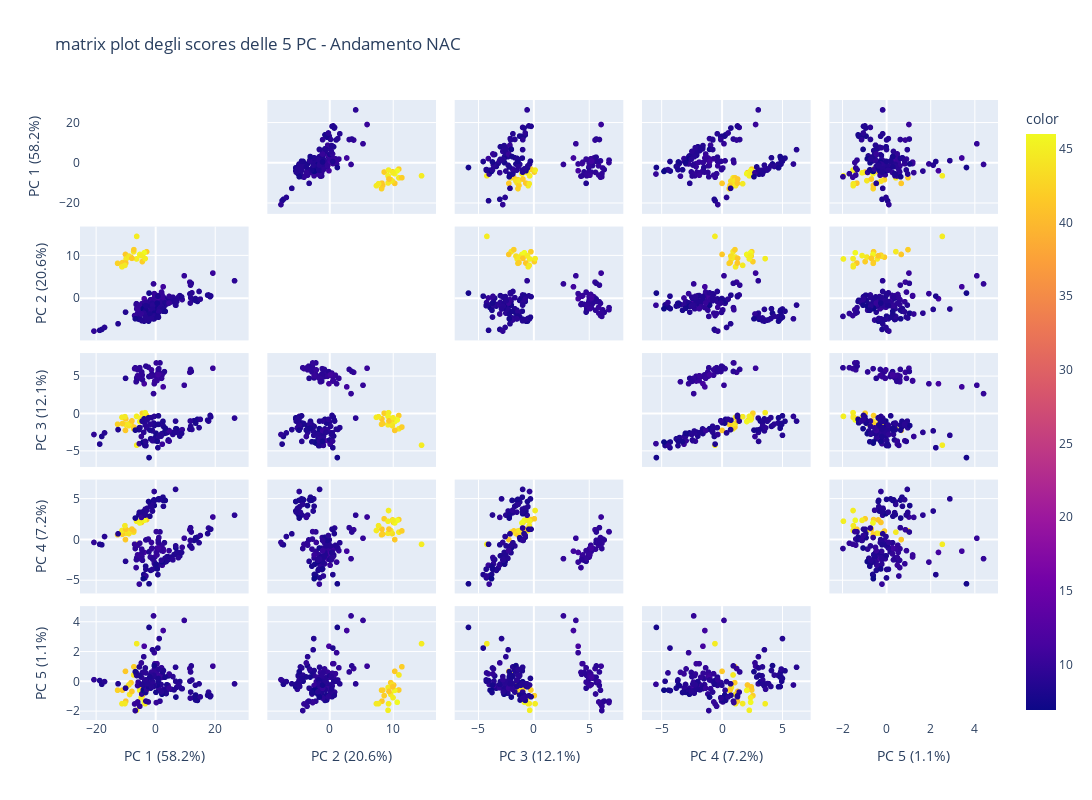

The notebook cell saved with this chart:
### Code cell
from sklearn.decomposition import PCA
import plotly.express as px
pca = PCA(n_components=5)
pca_df = pca.fit_transform(df_scaled)

pca_dataframe = pd.DataFrame(pca_df, columns = ["PCA1", "PCA2", "PCA3", "PCA4", "PCA5"])

print('Explained variation per principal component: {}'.format(pca.explained_variance_ratio_))

labels = {
    str(i): f"PC {i+1} ({var:.1f}%)"
    for i, var in enumerate(pca.explained_variance_ratio_ * 100)
}

fig = px.scatter_matrix(
    pca_df,
    labels=labels,
    dimensions=range(5),
    color=df["NAC"],
    width=1200,
    height=800,
    title="matrix plot degli scores delle 5 PC - Andamento NAC"
)
fig.update_traces(diagonal_visible=False)
fig.show()
import os

if not os.path.exists("images"):
    os.mkdir("./images")
fig.write_image("./images/PCA_NAC.png")

### Figure 1 — Plotly figure (JSON) as saved in the notebook; plotly's stock layout.template omitted (floating-point values rounded to 4 significant figures; data arrays with more than 128 entries replaced by an {"elided": "..."} marker saying what was removed)
{"data": [{"diagonal": {"visible": false}, "dimensions": [{"axis": {"matches": true}, "label": "PC 1 (58.2%)", "values": {"elided": "169 float values"}}, {"axis": {"matches": true}, "label": "PC 2 (20.6%)", "values": {"elided": "169 float values"}}, {"axis": {"matches": true}, "label": "PC 3 (12.1%)", "values": {"elided": "169 float values"}}, {"axis": {"matches": true}, "label": "PC 4 (7.2%)", "values": {"elided": "169 float values"}}, {"axis": {"matches": true}, "label": "PC 5 (1.1%)", "values": {"elided": "169 float values"}}], "hovertemplate": "%{xaxis.title.text}=%{x}<br>%{yaxis.title.text}=%{y}<br>color=%{marker.color}<extra></extra>", "legendgroup": "", "marker": {"color": {"elided": "169 float values"}, "coloraxis": "coloraxis", "symbol": "circle"}, "name": "", "showlegend": false, "type": "splom"}], "layout": {"coloraxis": {"colorbar": {"title": {"text": "color"}}, "colorscale": [[0, "#0d0887"], [0.1111, "#46039f"], [0.2222, "#7201a8"], [0.3333, "#9c179e"], [0.4444, "#bd3786"], [0.5556, "#d8576b"], [0.6667, "#ed7953"], [0.7778, "#fb9f3a"], [0.8889, "#fdca26"], [1, "#f0f921"]]}, "dragmode": "select", "height": 800, "legend": {"tracegroupgap": 0}, "title": {"text": "matrix plot degli scores delle 5 PC - Andamento NAC"}, "width": 1200}}
